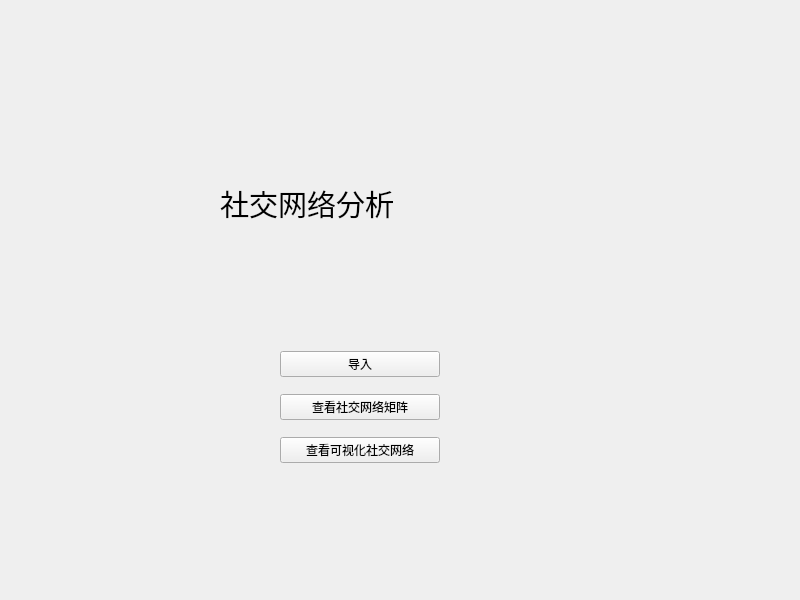
<?xml version="1.0" encoding="UTF-8"?>
<ui version="4.0">
 <class>Widget</class>
 <widget class="QWidget" name="Widget">
  <property name="geometry">
   <rect>
    <x>0</x>
    <y>0</y>
    <width>800</width>
    <height>600</height>
   </rect>
  </property>
  <property name="windowTitle">
   <string>Widget</string>
  </property>
  <widget class="QLabel" name="label">
   <property name="geometry">
    <rect>
     <x>220</x>
     <y>180</y>
     <width>222</width>
     <height>47</height>
    </rect>
   </property>
   <property name="text">
    <string>&lt;html&gt;&lt;head/&gt;&lt;body&gt;&lt;p&gt;&lt;span style=&quot; font-size:22pt;&quot;&gt;社交网络分析&lt;/span&gt;&lt;/p&gt;&lt;/body&gt;&lt;/html&gt;</string>
   </property>
  </widget>
  <widget class="QWidget" name="verticalLayoutWidget">
   <property name="geometry">
    <rect>
     <x>280</x>
     <y>340</y>
     <width>160</width>
     <height>135</height>
    </rect>
   </property>
   <layout class="QVBoxLayout" name="verticalLayout">
    <item>
     <widget class="QPushButton" name="pushButton_2">
      <property name="text">
       <string>导入</string>
      </property>
     </widget>
    </item>
    <item>
     <widget class="QPushButton" name="pushButton_3">
      <property name="text">
       <string>查看社交网络矩阵</string>
      </property>
     </widget>
    </item>
    <item>
     <widget class="QPushButton" name="pushButton_4">
      <property name="text">
       <string>查看可视化社交网络</string>
      </property>
     </widget>
    </item>
   </layout>
  </widget>
 </widget>
 <resources/>
 <connections/>
</ui>
